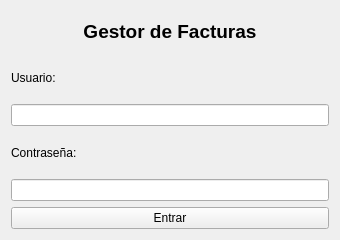
<?xml version="1.0" encoding="UTF-8"?>
<ui version="4.0">
 <class>Login</class>
 <widget class="QWidget" name="Login">
  <property name="geometry">
   <rect>
    <x>0</x>
    <y>0</y>
    <width>340</width>
    <height>240</height>
   </rect>
  </property>
  <property name="windowTitle">
   <string>Iniciar sesión</string>
  </property>
  <layout class="QVBoxLayout" name="layoutLogin">
   <item>
    <widget class="QLabel" name="lblTitulo">
     <property name="font">
      <font>
       <pointsize>14</pointsize>
       <bold>true</bold>
      </font>
     </property>
     <property name="text">
      <string>Gestor de Facturas</string>
     </property>
     <property name="alignment">
      <set>Qt::AlignCenter</set>
     </property>
    </widget>
   </item>
   <item>
    <widget class="QLabel" name="lblUsuario">
     <property name="text">
      <string>Usuario:</string>
     </property>
    </widget>
   </item>
   <item>
    <widget class="QLineEdit" name="txtUsuario"/>
   </item>
   <item>
    <widget class="QLabel" name="lblPassword">
     <property name="text">
      <string>Contraseña:</string>
     </property>
    </widget>
   </item>
   <item>
    <widget class="QLineEdit" name="txtPassword">
     <property name="echoMode">
      <enum>QLineEdit::Password</enum>
     </property>
    </widget>
   </item>
   <item>
    <widget class="QPushButton" name="btnEntrar">
     <property name="text">
      <string>Entrar</string>
     </property>
    </widget>
   </item>
  </layout>
 </widget>
 <resources/>
 <connections/>
</ui>
